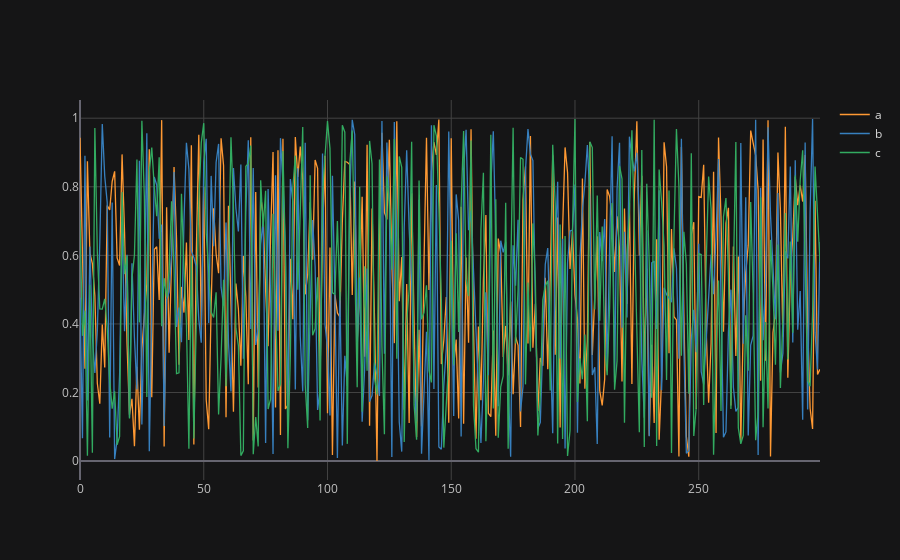

Here is the notebook cell this chart was saved with:
### Code cell
df1.iplot()

### Figure 1 — Plotly figure (JSON) as saved in the notebook; plotly's stock layout.template omitted (floating-point values rounded to 4 significant figures; data arrays with more than 128 entries replaced by an {"elided": "..."} marker saying what was removed)
{"data": [{"line": {"color": "rgba(255, 153, 51, 1.0)", "dash": "solid", "shape": "linear", "width": 1.3}, "mode": "lines", "name": "a", "text": "", "type": "scatter", "x": {"elided": "300 int values"}, "y": {"elided": "300 float values"}}, {"line": {"color": "rgba(55, 128, 191, 1.0)", "dash": "solid", "shape": "linear", "width": 1.3}, "mode": "lines", "name": "b", "text": "", "type": "scatter", "x": {"elided": "300 int values"}, "y": {"elided": "300 float values"}}, {"line": {"color": "rgba(50, 171, 96, 1.0)", "dash": "solid", "shape": "linear", "width": 1.3}, "mode": "lines", "name": "c", "text": "", "type": "scatter", "x": {"elided": "300 int values"}, "y": {"elided": "300 float values"}}], "layout": {"legend": {"bgcolor": "#151516", "font": {"color": "#D9D9D9"}}, "paper_bgcolor": "#151516", "plot_bgcolor": "#151516", "title": {"font": {"color": "#D9D9D9"}}, "xaxis": {"gridcolor": "#434343", "showgrid": true, "tickfont": {"color": "#C2C2C2"}, "title": {"font": {"color": "#D9D9D9"}, "text": ""}, "zerolinecolor": "#666570"}, "yaxis": {"gridcolor": "#434343", "showgrid": true, "tickfont": {"color": "#C2C2C2"}, "title": {"font": {"color": "#D9D9D9"}, "text": ""}, "zerolinecolor": "#666570"}}}
